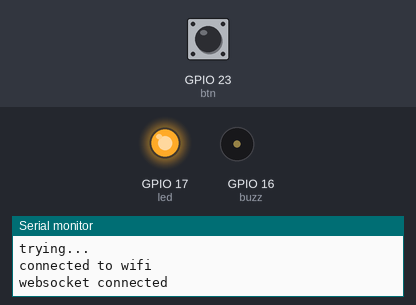
A sketch run on a simulated ESP32. Shown: output pins drawn as LEDs (lit = HIGH), buzzer (waves = sounding), the last lines printed to the serial monitor. Dashed ring = blinking. The inputs (shaded band) are chosen by the test bench; at power-on: GPIO 23 (btn) HIGH. WiFi joins after 1.5 s; servers stay silent unless stated; pins used as bus, display or sensor lines are not drawn.

Above: at 1.8 s.
At 2.9 s:
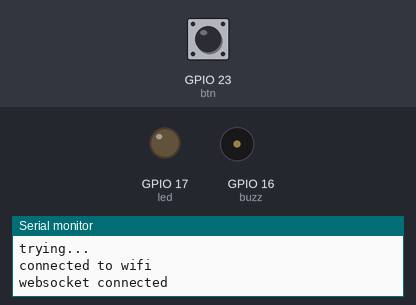
3.0 s: GPIO 23 (btn) pulled LOW for 0.15 s
At 3.12 s:
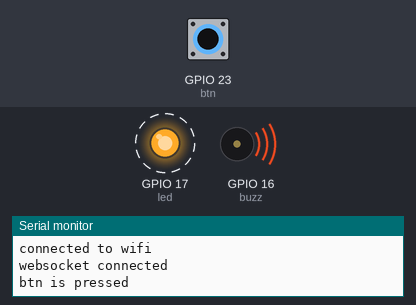
Timing chart, 0 to 12.0 s (numbered marks = the images above; inputs shaded):
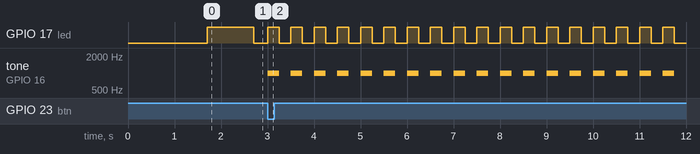

The sketch:

webSocket.ino
```cpp
#include <ArduinoWebsockets.h>
#include <WiFi.h>
#include <ArduinoJson.h>

#define btn 23
#define led 17
#define buzz 16

#define armed 100
#define sos 101
#define rst 102

volatile unsigned long timer = 0;

bool led_state = false;
bool is_blink = false;
unsigned long led_timer = 0;

bool buzz_state = false;
unsigned long buzz_timer = 0;

int state = 100;
int LastState = -1;

JsonDocument obj;
using namespace websockets;
WebsocketsClient client;

// void message(payload){
//   Serial.println(payload);
//   Serial.println("this message was sent by the server");
// }

void IRAM_ATTR btn_press() {
  if (millis() - timer > 100 && digitalRead(btn) == LOW) {
    Serial.println("btn is pressed");
    state = sos;
    timer = millis();
  }
}

String setObj(int state, String message) {
  obj["from"] = "esp";
  obj["to"] = "web";
  obj["state"] = state;
  obj["message"] = message;
  String json;
  serializeJson(obj, json);

  return json;
}

void setup() {
  Serial.begin(115200);
  wifi_setup();

  pinMode(btn, INPUT_PULLUP);
  pinMode(led, OUTPUT);
  pinMode(buzz, OUTPUT);
  noTone(buzz);
  digitalWrite(buzz, HIGH);  // active-low buzzer module: HIGH = off
  attachInterrupt(digitalPinToInterrupt(btn), btn_press, FALLING);


  //kinneret
  // while(!client.connect("10.9.12.112", 8080 , "/")){
  //home
  // while (!client.connect("10.0.0.10", 8080, "/")) {
    //phone
    while (!client.connect("10.75.174.174", 8080, "/")) {
    Serial.print(".");
  }
  client.send("{\"id\": \"esp\"}");
  Serial.println("websocket connected");


  // client.send("this will be sended to the server");

  client.onMessage([](WebsocketsMessage message) {
    String msgData = message.data();
    Serial.println(
      "got message: " + msgData
    );

    JsonDocument temp;
    DeserializationError error = deserializeJson(temp, msgData);

    if (error) {
      Serial.print("deserializeJson() failed: ");
      Serial.println(error.c_str());
      return;
    }

    if(temp["state"] == 102){
      //need to figure out why this is not working
      state = rst;
      Serial.println("ESP state updated to RST");
    }
  });

}

void loop() {
  client.poll();
  state_loop();
}
```

state_manager.ino
```cpp
void led_manage(bool is_blink) {
  unsigned long interval = is_blink ? 250 : 1000;

  if (millis() - led_timer >= interval) {
    led_timer = millis();
    led_state = !led_state;
    digitalWrite(led, led_state);
  }
}

void buzz_manage(){
  unsigned long interval = 250;

  if (millis() - buzz_timer >= interval) {
    buzz_timer = millis();
    buzz_state = !buzz_state;
    if (buzz_state) {
      tone(buzz, 1000);
    } else {
      noTone(buzz);
      digitalWrite(buzz, HIGH);  // noTone() leaves the pin LOW, which is "on" for this active-low module
    }
  }
}


void handle_armed() {
  led_manage(false);
}

void handle_sos() {
  led_manage(true);
  buzz_manage();
}

void handle_rst() {
  buzz_state = false;
  noTone(buzz);
  digitalWrite(buzz, HIGH);
}


void state_loop() {
  // this switch for sending state to the socket and run once
  if (state != LastState) {
    LastState = state;
    switch (state) {
      case armed:
        {
          String json = setObj(armed, "esp is in armed mode");
          client.send(json);
        }
        break;
      case sos:
        {
          String json = setObj(sos, "esp sends an sos");
          client.send(json);
        }
        break;
      case rst:
        {
          //מיד אחרי שה-state משתנה ל-rst, נקרא handle_rst() כדי לכבות את הבאזר.
          handle_rst();
          String json = setObj(rst, "esp sends an reset");
          client.send(json);
          state = armed;
        }
        break;
    }
  }

  // this switch rund like a loop
  switch (state) {

    case armed:
      handle_armed();
      break;

    case sos:
      handle_sos();
      break;

    case rst:
      handle_rst();
      break;
  }
}
```

wifi.ino
```cpp
#include <WiFi.h>

// const char* ssid = "Kinneret College";
// const char* ssid = "Magi";

const char* ssid = "The";
const char* pass = "0547787136";
const char* ipAddrress = "10.75.174.174";

// const char* pass = "0587127028";
// const char* ipAddrress = "10.0.0.10";

// const char* ipAddrress = "10.9.12.112";

void wifi_setup() {
  Serial.println("wifi setup");
  WiFi.begin(ssid, pass);

  while (WiFi.status() != WL_CONNECTED) {
    Serial.println("trying...");
    delay(100);
  }

  Serial.println("connected to wifi");
}
```

Measured:
- after the input at 3.0 s, GPIO 17 (led): alternates HIGH for 0.25 s and LOW for 0.25 s, starting at once; tone on GPIO 16 (buzz): alternates 1000 Hz for 0.25 s and silent for 0.25 s, starting at once
